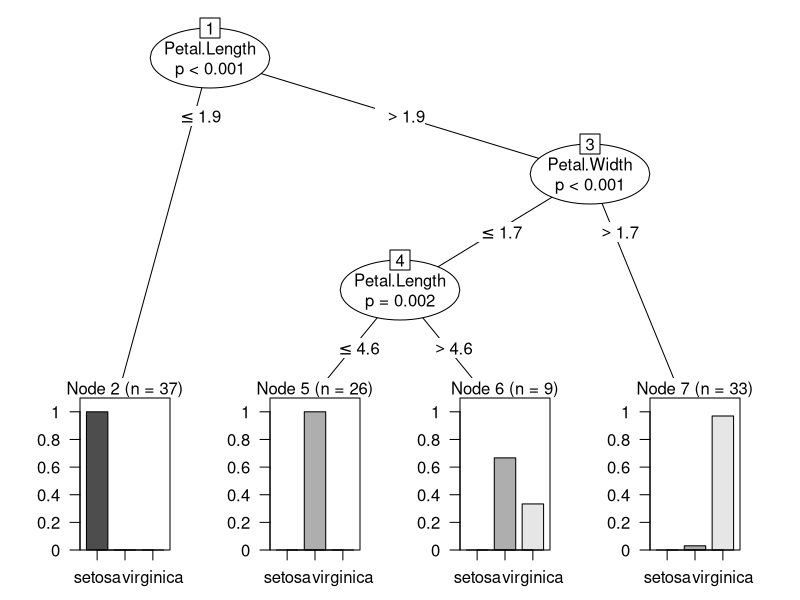

This figure's R source:
data("iris")
library("party")

ind <- sample(1:nrow(iris),nrow(iris)*0.7)
train_data <- iris[ind,]
test_data <- iris[-ind,]

tree <- ctree(Species ~ Sepal.Length+Sepal.Width+Petal.Length+Petal.Width, data = train_data)
plot(tree)
